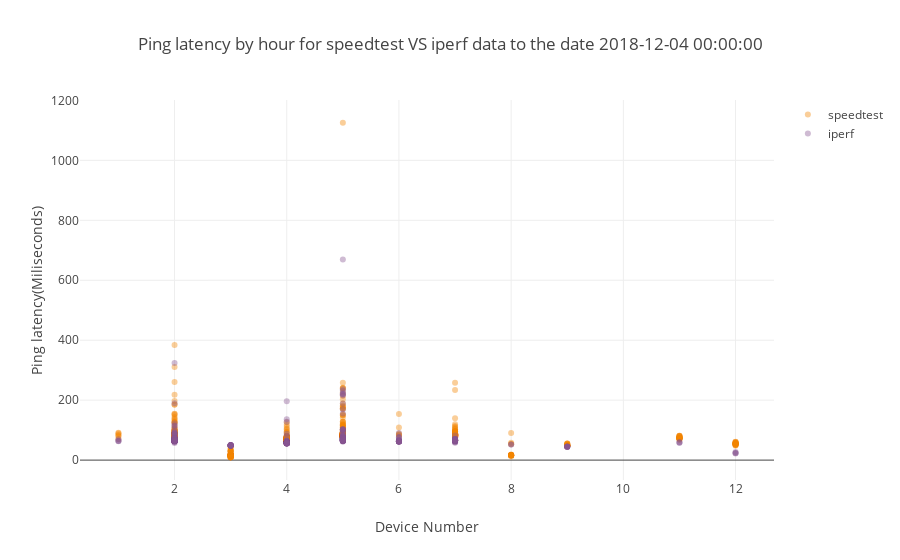

Write notebook code for a chart like this one.
### Code cell
t="Ping latency by hour for speedtest VS iperf data"+title_tail
scatterplot_2groups(title=t,dataframe1=ping_df1,dataframe2=ping_df2,
                    plot_value="PING",ytitle="Ping latency(Miliseconds)")

### Figure 1 — Plotly figure (JSON) as saved in the notebook; plotly's stock layout.template omitted (floating-point values rounded to 4 significant figures; data arrays with more than 128 entries replaced by an {"elided": "..."} marker saying what was removed)
{"data": [{"marker": {"color": "#F38400", "opacity": 0.4}, "mode": "markers", "name": "speedtest", "type": "scatter", "x": {"elided": "884 int values"}, "y": {"elided": "884 float values"}}, {"marker": {"color": "#875692", "opacity": 0.4}, "mode": "markers", "name": "iperf", "type": "scatter", "x": {"elided": "376 int values"}, "y": {"elided": "376 float values"}}], "layout": {"title": "Ping latency by hour for speedtest VS iperf data to the date 2018-12-04 00:00:00", "xaxis": {"title": "Device Number"}, "yaxis": {"title": "Ping latency(Miliseconds)"}}}
